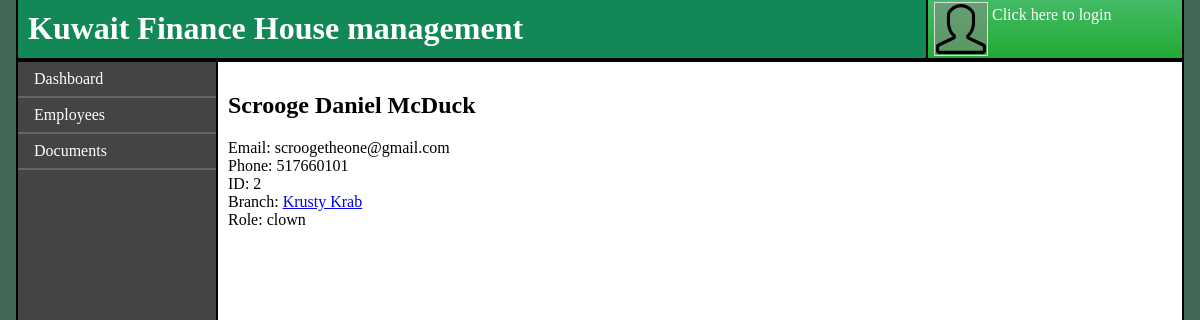
Page /employees/details/2 on the committed database.
### home/models.py (models this page shows)
class Employee(models.Model):
    id = models.AutoField(primary_key=True)
    first_name = models.CharField(max_length=50)
    middle_name = models.CharField(max_length=50, null=True)
    last_name = models.CharField(max_length=50, null=True)
    email = models.CharField(max_length=50)
    password = models.CharField(max_length=50, blank=True, null=True)
    phone = models.CharField(max_length=16, null=True)
    branch = models.ForeignKey("Branch", on_delete=models.PROTECT)
    role = models.ForeignKey("Role", on_delete=models.PROTECT)

class Branch(models.Model):
    id = models.AutoField(primary_key=True)
    name = models.CharField(max_length=50)
    address = models.CharField(max_length=150)

class Role(models.Model):
    id = models.AutoField(primary_key=True)
    name = models.CharField(max_length=50)

### home/views.py (the view)
# urls.py: path("employees/details/<int:id>", views.EmployeeDetails, name="employee_details"),
def EmployeeDetails(request, id):
    employee = Employee.objects.get(id=id)
    template = loader.get_template('employee-details.html')
    context = {
        'employee': employee
    }
    return HttpResponse(template.render(context, request))

### home/templates/employee-details.html (shortened to what this page needs)
{% extends "master.html" %}
{% block content %}
    <h2>
        {{ employee.first_name }}
        {% if employee.middle_name != null %}
            {{ employee.middle_name }}
        {% endif %}
        {% if employee.last_name != null %}
            {{ employee.last_name }}
        {% endif %}
    </h2>
    <p>
        Email: {{ employee.email }}<br>
        Phone: {{ employee.phone }}<br>
        ID: {{ employee.id }}<br>
        Branch: <a href="TBA">{{ employee.branch.name }}</a><br>
        Role: {{ employee.role.name }}
    </p>
{% endblock %}

### home/static/styles.css (style rules this page uses)
html { background-color: #465; height: 100%; margin: 0 auto; max-width: 73em; }
body { display: grid; grid-template-rows: 62px auto; grid-template-columns: 200px auto; border-left: 2px solid #000; border-right: 2px solid #000; background-color: white; min-height: 100%; margin: 0; }

### rows in the picture
Employee: first_name "Scrooge", middle_name "Daniel", last_name "McDuck", email "scroogetheone@gmail.com", phone "517660101", id "2", branch.name "Krusty Krab", role.name "clown"
